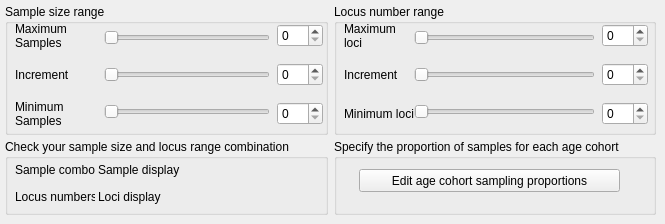
         <widget class="QWidget" name="tab_5">
          <attribute name="title">
           <string>Sampling Strategy specification</string>
          </attribute>
          <widget class="QWidget" name="layoutWidget_14">
           <property name="geometry">
            <rect>
             <x>5</x>
             <y>4</y>
             <width>651</width>
             <height>131</height>
            </rect>
           </property>
           <layout class="QHBoxLayout" name="horizontalLayout_35">
            <item>
             <widget class="QGroupBox" name="groupBox_29">
              <property name="title">
               <string>Sample size range</string>
              </property>
              <widget class="QWidget" name="layoutWidget_11">
               <property name="geometry">
                <rect>
                 <x>272</x>
                 <y>10</y>
                 <width>46</width>
                 <height>121</height>
                </rect>
               </property>
               <layout class="QVBoxLayout" name="verticalLayout_14">
                <item>
                 <widget class="QSpinBox" name="spinBox_41"/>
                </item>
                <item>
                 <widget class="QSpinBox" name="spinBox_42"/>
                </item>
                <item>
                 <widget class="QSpinBox" name="spinBox_40"/>
                </item>
               </layout>
              </widget>
              <widget class="QWidget" name="layoutWidget_13">
               <property name="geometry">
                <rect>
                 <x>10</x>
                 <y>15</y>
                 <width>91</width>
                 <height>111</height>
                </rect>
               </property>
               <layout class="QVBoxLayout" name="verticalLayout_16">
                <item>
                 <widget class="QLabel" name="label_62">
                  <property name="text">
                   <string>Maximum Samples</string>
                  </property>
                  <property name="wordWrap">
                   <bool>true</bool>
                  </property>
                 </widget>
                </item>
                <item>
                 <widget class="QLabel" name="label_63">
                  <property name="text">
                   <string>Increment</string>
                  </property>
                  <property name="wordWrap">
                   <bool>true</bool>
                  </property>
                 </widget>
                </item>
                <item>
                 <widget class="QLabel" name="label_61">
                  <property name="text">
                   <string>Minimum Samples</string>
                  </property>
                  <property name="wordWrap">
                   <bool>true</bool>
                  </property>
                 </widget>
                </item>
               </layout>
              </widget>
              <widget class="QWidget" name="layoutWidget_37">
               <property name="geometry">
                <rect>
                 <x>99</x>
                 <y>10</y>
                 <width>166</width>
                 <height>121</height>
                </rect>
               </property>
               <layout class="QVBoxLayout" name="verticalLayout_15">
                <item>
                 <widget class="QSlider" name="horizontalSlider_49">
                  <property name="orientation">
                   <enum>Qt::Horizontal</enum>
                  </property>
                 </widget>
                </item>
                <item>
                 <widget class="QSlider" name="horizontalSlider_50">
                  <property name="orientation">
                   <enum>Qt::Horizontal</enum>
                  </property>
                 </widget>
                </item>
                <item>
                 <widget class="QSlider" name="horizontalSlider_48">
                  <property name="orientation">
                   <enum>Qt::Horizontal</enum>
                  </property>
                 </widget>
                </item>
               </layout>
              </widget>
             </widget>
            </item>
            <item>
             <widget class="QGroupBox" name="groupBox_30">
              <property name="title">
               <string>Locus number range</string>
              </property>
              <widget class="QWidget" name="layoutWidget_38">
               <property name="geometry">
                <rect>
                 <x>80</x>
                 <y>10</y>
                 <width>181</width>
                 <height>121</height>
                </rect>
               </property>
               <layout class="QVBoxLayout" name="verticalLayout_18">
                <item>
                 <widget class="QSlider" name="horizontalSlider_52">
                  <property name="orientation">
                   <enum>Qt::Horizontal</enum>
                  </property>
                 </widget>
                </item>
                <item>
                 <widget class="QSlider" name="horizontalSlider_53">
                  <property name="orientation">
                   <enum>Qt::Horizontal</enum>
                  </property>
                 </widget>
                </item>
                <item>
                 <widget class="QSlider" name="horizontalSlider_51">
                  <property name="orientation">
                   <enum>Qt::Horizontal</enum>
                  </property>
                 </widget>
                </item>
               </layout>
              </widget>
              <widget class="QWidget" name="layoutWidget_39">
               <property name="geometry">
                <rect>
                 <x>268</x>
                 <y>10</y>
                 <width>46</width>
                 <height>121</height>
                </rect>
               </property>
               <layout class="QVBoxLayout" name="verticalLayout_17">
                <item>
                 <widget class="QSpinBox" name="spinBox_44"/>
                </item>
                <item>
                 <widget class="QSpinBox" name="spinBox_45"/>
                </item>
                <item>
                 <widget class="QSpinBox" name="spinBox_43"/>
                </item>
               </layout>
              </widget>
              <widget class="QWidget" name="layoutWidget_43">
               <property name="geometry">
                <rect>
                 <x>10</x>
                 <y>15</y>
                 <width>71</width>
                 <height>111</height>
                </rect>
               </property>
               <layout class="QVBoxLayout" name="verticalLayout_19">
                <item>
                 <widget class="QLabel" name="label_65">
                  <property name="text">
                   <string>Maximum loci</string>
                  </property>
                  <property name="wordWrap">
                   <bool>true</bool>
                  </property>
                 </widget>
                </item>
                <item>
                 <widget class="QLabel" name="label_66">
                  <property name="text">
                   <string>Increment</string>
                  </property>
                  <property name="wordWrap">
                   <bool>true</bool>
                  </property>
                 </widget>
                </item>
                <item>
                 <widget class="QLabel" name="label_64">
                  <property name="text">
                   <string>Minimum loci</string>
                  </property>
                  <property name="wordWrap">
                   <bool>true</bool>
                  </property>
                 </widget>
                </item>
               </layout>
              </widget>
             </widget>
            </item>
           </layout>
          </widget>
          <widget class="QWidget" name="layoutWidget_44">
           <property name="geometry">
            <rect>
             <x>5</x>
             <y>139</y>
             <width>651</width>
             <height>76</height>
            </rect>
           </property>
           <layout class="QHBoxLayout" name="horizontalLayout_32">
            <item>
             <widget class="QGroupBox" name="groupBox_8">
              <property name="title">
               <string>Check your sample size and locus range combination</string>
              </property>
              <widget class="QWidget" name="layoutWidget_45">
               <property name="geometry">
                <rect>
                 <x>10</x>
                 <y>19</y>
                 <width>301</width>
                 <height>51</height>
                </rect>
               </property>
               <layout class="QVBoxLayout" name="verticalLayout_11">
                <property name="spacing">
                 <number>3</number>
                </property>
                <item>
                 <layout class="QHBoxLayout" name="horizontalLayout_9">
                  <item>
                   <widget class="QLabel" name="label_21">
                    <property name="minimumSize">
                     <size>
                      <width>80</width>
                      <height>0</height>
                     </size>
                    </property>
                    <property name="maximumSize">
                     <size>
                      <width>80</width>
                      <height>16777215</height>
                     </size>
                    </property>
                    <property name="text">
                     <string>Sample combos:</string>
                    </property>
                   </widget>
                  </item>
                  <item>
                   <widget class="QLabel" name="label_23">
                    <property name="text">
                     <string>Sample display</string>
                    </property>
                   </widget>
                  </item>
                 </layout>
                </item>
                <item>
                 <layout class="QHBoxLayout" name="horizontalLayout_33">
                  <item>
                   <widget class="QLabel" name="label_22">
                    <property name="minimumSize">
                     <size>
                      <width>80</width>
                      <height>0</height>
                     </size>
                    </property>
                    <property name="maximumSize">
                     <size>
                      <width>80</width>
                      <height>16777215</height>
                     </size>
                    </property>
                    <property name="text">
                     <string>Locus numbers:</string>
                    </property>
                   </widget>
                  </item>
                  <item>
                   <widget class="QLabel" name="label_24">
                    <property name="text">
                     <string>Loci display</string>
                    </property>
                   </widget>
                  </item>
                 </layout>
                </item>
               </layout>
              </widget>
             </widget>
            </item>
            <item>
             <widget class="QGroupBox" name="groupBox_7">
              <property name="title">
               <string>Specify the proportion of samples for each age cohort</string>
              </property>
              <widget class="QPushButton" name="pushButton_15">
               <property name="geometry">
                <rect>
                 <x>25</x>
                 <y>30</y>
                 <width>261</width>
                 <height>23</height>
                </rect>
               </property>
               <property name="text">
                <string>Edit age cohort sampling proportions</string>
               </property>
              </widget>
             </widget>
            </item>
           </layout>
          </widget>
         </widget>
